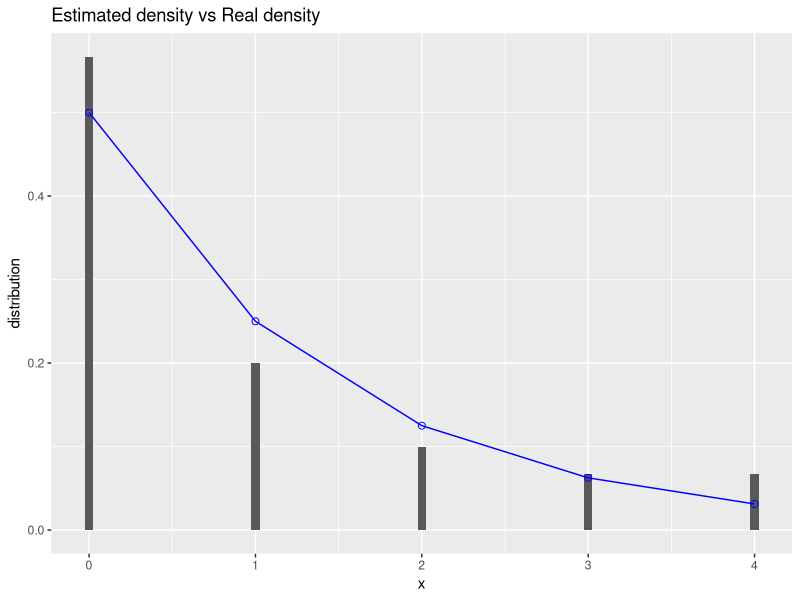
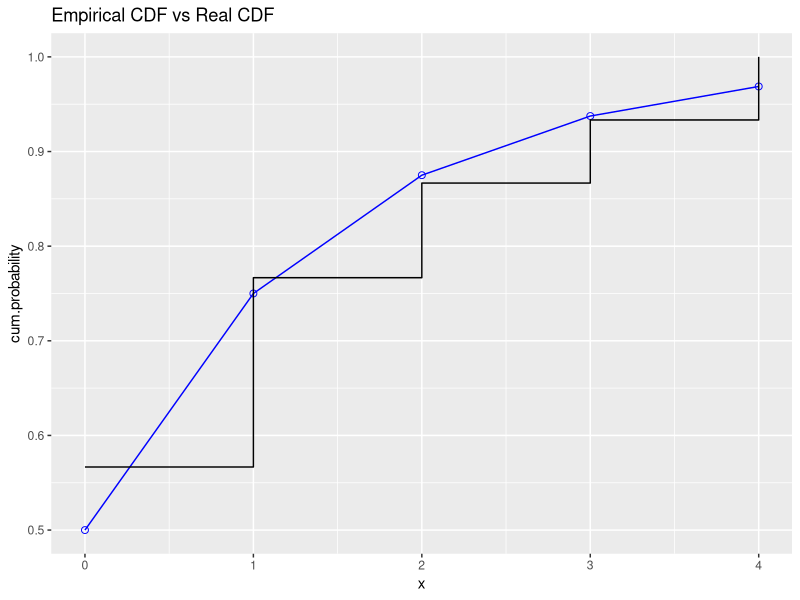
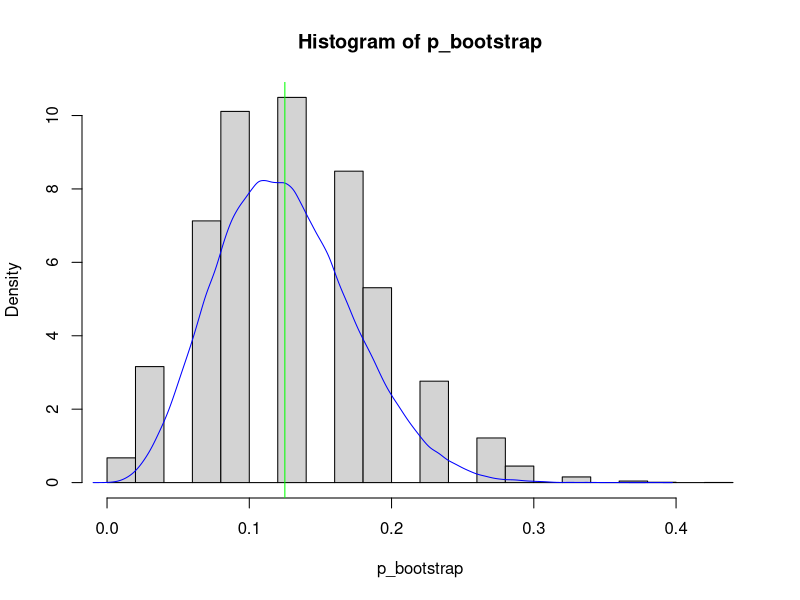

R code for these plots, in order:
## ---- chunk 1
library(dplyr)
library(ggplot2)

n = 30 
p = 0.5
sample = as.data.frame(read.csv("data/sample.csv"))
sample = sample %>% rename("ID" = X, "obs" = x) %>% arrange(obs)

distribution = table(sample %>% summarize(obs))/n

## ---- chunk 2
theta_F = (1-p)^3
theta_Fn = 1 - 1/30 * (sum(sample$obs<=2))
## ---- chunk 3
x = seq(0, max(sample$obs), 1)
ggplot(mapping=aes(x)) +
  labs(title = "Estimated density vs Real density") +
  geom_col(aes(y=distribution), width = 0.05)  + 
  geom_point(aes(y=dgeom(x,p)), colour="blue", shape=1, size=2) +
  geom_line(aes(y=dgeom(x, p)), colour="blue") + 
  scale_y_continuous()

## ---- chunk 4
ggplot(mapping=aes(x)) +
  labs(title="Empirical CDF vs Real CDF", y = "cum.probability") +
  geom_point(mapping = aes(y=pgeom(x,p)), colour="blue", shape=1, size=2) + 
  geom_line(mapping = aes(y=pgeom(x,p)), colour="blue") +
  stat_ecdf(geom="step", pad=F,mapping=aes(x=sample$obs))
## ---- chunk 5
nb_sim = 100000
true_est <- rep(NA, nb_sim)
for (i in 1:100000) {
  Xtrue<-rgeom(n=30, prob=0.5 ) # true distribution
  p_true <- (mean(Xtrue)+1)^(-1)
  true_est[i] = (1-p_true)^3
}

p_bootstrap = rep(NA,nb_sim)
for (i in 1:nb_sim) {
  Xstar <- sample(x=sample$obs, size=30, replace=T)
  p_bootstrap[i] <- 1 - 1/30 * (sum(Xstar<=2))
}
#lines(density(p_bootstrap), col= 'green', type="l", lty=2)
#legend("topright", legend=c("true", "Bootstrap"), col=c("blue", "green"), lty=1:2, cex=0.8)
hist(p_bootstrap, probability = T) # Geometric est discrete donc c est normal qu'il y ait des blancs je pense
lines(density(true_est), col= 'blue', type="l", main="Densities", lty=1  , xlab="p" )
abline(v=theta_F, col= 'green')

## ---- chunk 6
B=1000
## ---- chunk 7
first_term_B <-0
  for (i in 1:B) {
    set.seed(i)
    Xstar = sample(x=sample$obs, size=n, replace=T)
    first_term_B <- first_term_B + (1/B)*( 1 - 1/30 * (sum(Xstar<=2)) )
  }
approx_bias <- first_term_B - theta_Fn
## ---- chunk 8
Var_boot <-0
  for (i in 1:B) {
    set.seed(i)
    Xstar = sample(x=sample$obs, size=n, replace=T)
    first = (1/B)*( 1 - 1/30 * (sum(Xstar<=2)) )^2
    second = ((1/B)*(1-1/30*(sum(Xstar<=2))))^2 
    Var_boot <- Var_boot + (first-second)
  }

## ---- chunk 9
alpha = 0.05
B = 5000
M =1000



BB_vec_of_T <- rep(NA,M)
T_hat <- (1-(mean(sample$obs)+1)^(-1))^3
#T <- (1-(mu+1)^{-1} )^3
for (i in 1:B) {
  Xstar <- sample(sample$obs, replace = T) ; mu_star <- mean(Xstar)
  Tstar <- (1-(mu_star+1)^(-1))^3
  BB_vec_of_T[i] <- Tstar
}
CIboot <- c(quantile(BB_vec_of_T, 1-0.05/2), quantile(BB_vec_of_T, 0.05/2))

